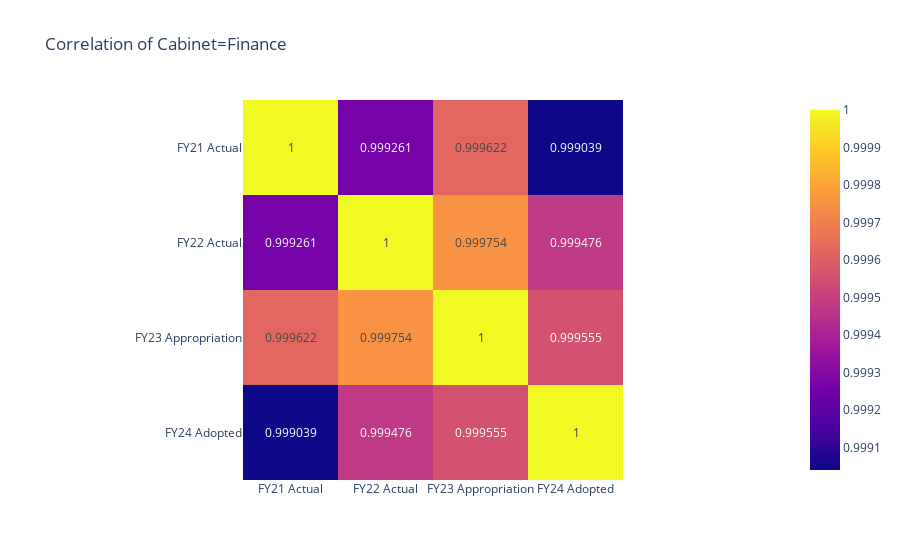
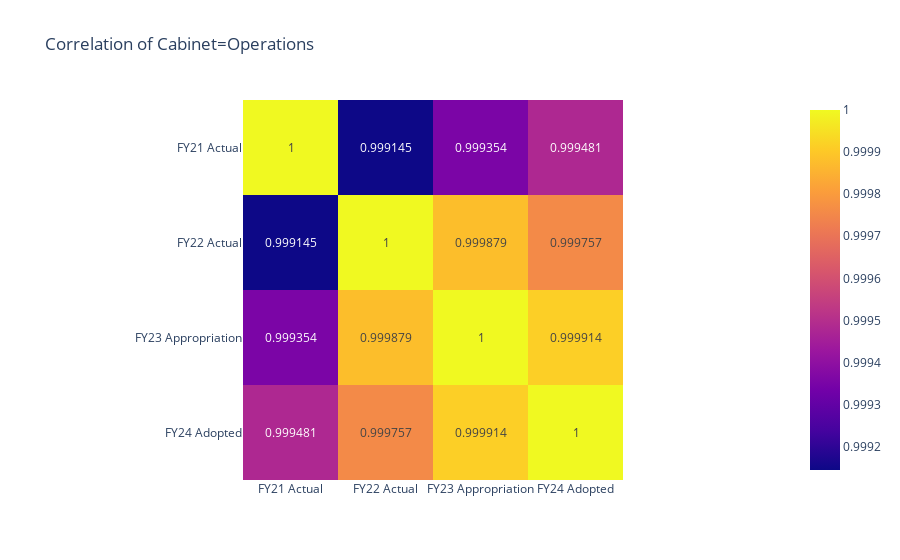

Write notebook code for charts like these, in order.
### Code cell
for cabinet in df['Cabinet'].value_counts().index:
    sub_df = df[df['Cabinet'] == cabinet]
    corr = sub_df[['FY21 Actual', 'FY22 Actual', 'FY23 Appropriation', 'FY24 Adopted']].corr()
    fig = px.imshow(corr, text_auto=True, title='Correlation of Cabinet=%s' % cabinet)
    fig.show()

### Figure 1 — Plotly figure (JSON) as saved in the notebook; plotly's stock layout.template omitted (floating-point values rounded to 4 significant figures)
{"data": [{"coloraxis": "coloraxis", "hovertemplate": "x: %{x}<br>y: %{y}<br>color: %{z}<extra></extra>", "name": "0", "texttemplate": "%{z}", "type": "heatmap", "x": ["FY21 Actual", "FY22 Actual", "FY23 Appropriation", "FY24 Adopted"], "xaxis": "x", "y": ["FY21 Actual", "FY22 Actual", "FY23 Appropriation", "FY24 Adopted"], "yaxis": "y", "z": [[1, 0.9993, 0.9996, 0.999], [0.9993, 1, 0.9998, 0.9995], [0.9996, 0.9998, 1, 0.9996], [0.999, 0.9995, 0.9996, 1]]}], "layout": {"coloraxis": {"colorscale": [[0, "#0d0887"], [0.1111, "#46039f"], [0.2222, "#7201a8"], [0.3333, "#9c179e"], [0.4444, "#bd3786"], [0.5556, "#d8576b"], [0.6667, "#ed7953"], [0.7778, "#fb9f3a"], [0.8889, "#fdca26"], [1, "#f0f921"]]}, "title": {"text": "Correlation of Cabinet=Finance"}, "xaxis": {"anchor": "y", "constrain": "domain", "domain": [0, 1], "scaleanchor": "y"}, "yaxis": {"anchor": "x", "autorange": "reversed", "constrain": "domain", "domain": [0, 1]}}}

### Figure 2 — Plotly figure (JSON) as saved in the notebook; plotly's stock layout.template omitted (floating-point values rounded to 4 significant figures)
{"data": [{"coloraxis": "coloraxis", "hovertemplate": "x: %{x}<br>y: %{y}<br>color: %{z}<extra></extra>", "name": "0", "texttemplate": "%{z}", "type": "heatmap", "x": ["FY21 Actual", "FY22 Actual", "FY23 Appropriation", "FY24 Adopted"], "xaxis": "x", "y": ["FY21 Actual", "FY22 Actual", "FY23 Appropriation", "FY24 Adopted"], "yaxis": "y", "z": [[1, 0.9991, 0.9994, 0.9995], [0.9991, 1, 0.9999, 0.9998], [0.9994, 0.9999, 1, 0.9999], [0.9995, 0.9998, 0.9999, 1]]}], "layout": {"coloraxis": {"colorscale": [[0, "#0d0887"], [0.1111, "#46039f"], [0.2222, "#7201a8"], [0.3333, "#9c179e"], [0.4444, "#bd3786"], [0.5556, "#d8576b"], [0.6667, "#ed7953"], [0.7778, "#fb9f3a"], [0.8889, "#fdca26"], [1, "#f0f921"]]}, "title": {"text": "Correlation of Cabinet=Operations"}, "xaxis": {"anchor": "y", "constrain": "domain", "domain": [0, 1], "scaleanchor": "y"}, "yaxis": {"anchor": "x", "autorange": "reversed", "constrain": "domain", "domain": [0, 1]}}}
